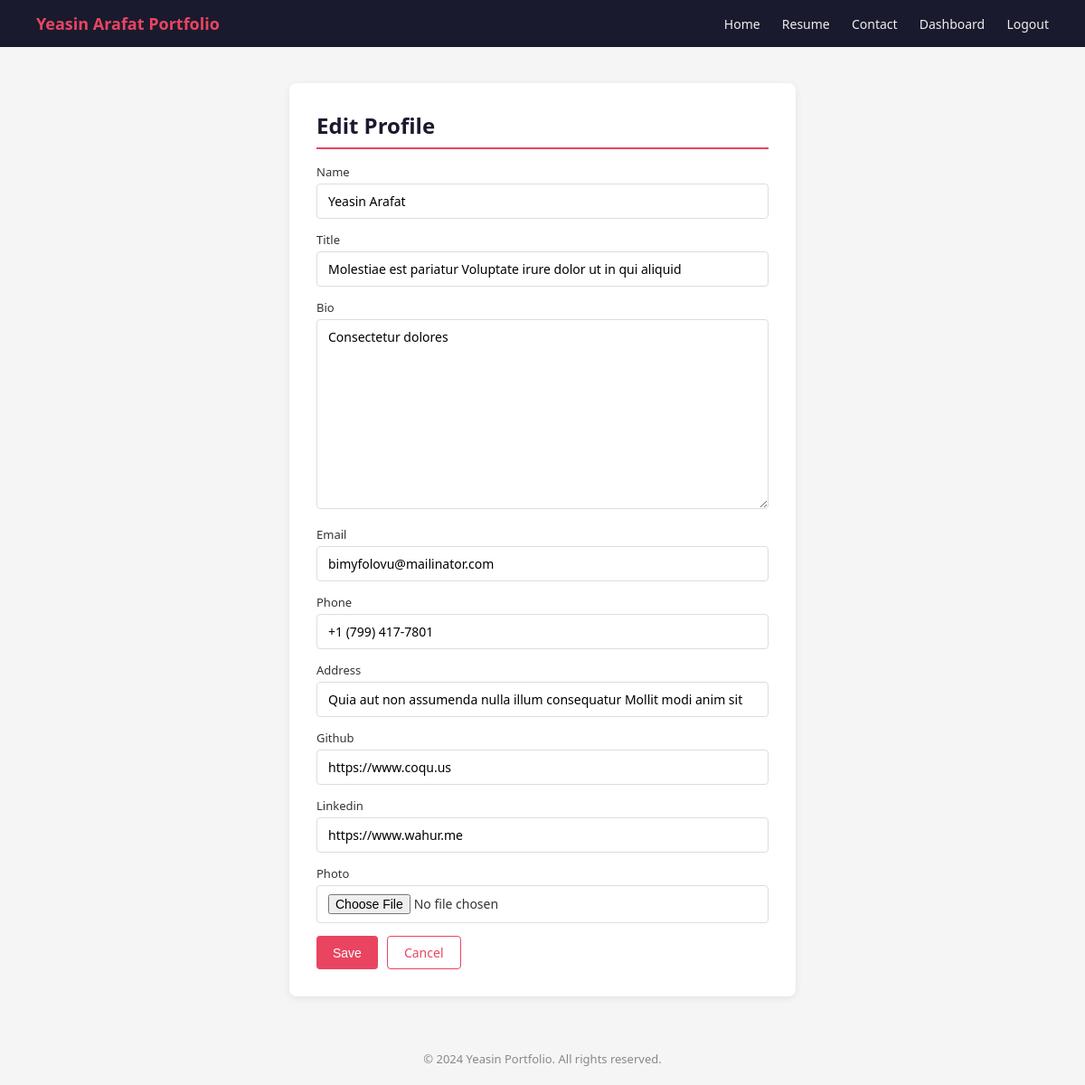
Screenshot of /dashboard/profile/ (signed in) with the database file from the repository.
### Portfolio/models.py (models this page shows, shortened)
class Profile(models.Model):
    name = models.CharField(max_length=100)
    title = models.CharField(max_length=150)
    bio = models.TextField()
    email = models.EmailField()
    phone = models.CharField(max_length=20, blank=True)
    address = models.CharField(max_length=200, blank=True)
    github = models.URLField(blank=True)
    linkedin = models.URLField(blank=True)
    photo = models.ImageField(upload_to='profile/', blank=True, null=True)

### Portfolio/views.py (the view)
# urls.py: path('dashboard/profile/', views.profile_edit, name='profile_edit'),
@login_required
def profile_edit(request):
    profile = Profile.objects.first()
    form = ProfileForm(request.POST or None, request.FILES or None, instance=profile)
    if form.is_valid():
        form.save()
        messages.success(request, 'Profile updated.')
        return redirect('dashboard')
    return render(request, 'portfolio/form.html', {'form': form, 'title': 'Edit Profile'})

### Portfolio/forms.py
class ProfileForm(forms.ModelForm):
    class Meta:
        model = Profile
        fields = '__all__'

### templates/portfolio/form.html (shortened to what this page needs)
{% extends 'portfolio/base.html' %}
{% block content %}
<div class="container" style="max-width:600px;">
  <div class="card">
    <h2>{{ title }}</h2>
    <form method="post" enctype="multipart/form-data" style="margin-top:16px;">
      {% for field in form %}
        <div style="margin-bottom:14px;">
          <label style="font-size:13px;font-weight:500;display:block;margin-bottom:4px;">{{ field.label }}</label>
          {{ field }}
        </div>
      {% endfor %}
      <div style="display:flex;gap:10px;margin-top:8px;">
        <button type="submit" class="btn">Save</button>
        <a href="{% url 'dashboard' %}" class="btn btn-outline">Cancel</a>
      </div>
    </form>
  </div>
</div>
{% endblock %}

### templates/portfolio/base.html (style rules this page uses)
* { margin: 0; padding: 0; box-sizing: border-box; }
body { font-family: 'Segoe UI', sans-serif; background: #f5f5f5; color: #333; }
.container { max-width: 1000px; margin: 40px auto; padding: 0 20px; }
.card { background: #fff; border-radius: 8px; padding: 30px; margin-bottom: 24px; box-shadow: 0 2px 8px rgba(0,0,0,.08); }
h2 { color: #1a1a2e; margin-bottom: 16px; border-bottom: 2px solid #e94560; padding-bottom: 8px; }
.btn { display: inline-block; padding: 8px 18px; background: #e94560; color: #fff; border: none; border-radius: 4px; cursor: pointer; text-decoration: none; font-size: 14px; }
.btn-outline { background: transparent; border: 1px solid #e94560; color: #e94560; }

### templates/portfolio/form.html (style rules this page uses)
input, textarea, select { width: 100%; padding: 9px 12px; border: 1px solid #ddd; border-radius: 4px; font-size: 14px; font-family: inherit; }

### rows the page displays
Profile: form "Yeasin Arafat" "Molestiae est pariatur Voluptate irure dolor ut in qui aliquid" "Consectetur dolores" "bimyfolovu@mailinator.com" "+1 (799) 417-7801" "Quia aut non assumenda nulla illum consequatur Mollit modi anim sit" "https://www.coqu.us" "https://www.wahur.me"

### other values shown
{{ title }} "Edit Profile"
{{ field.label }} "Name" "Title" "Bio" "Email" "Phone" "Address" "Github" "Linkedin" "Photo"
